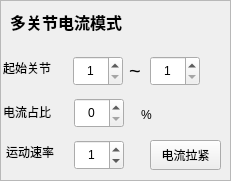
     <widget class="QFrame" name="frame_14">
      <property name="enabled">
       <bool>true</bool>
      </property>
      <property name="geometry">
       <rect>
        <x>1</x>
        <y>1</y>
        <width>231</width>
        <height>181</height>
       </rect>
      </property>
      <property name="frameShape">
       <enum>QFrame::Shape::StyledPanel</enum>
      </property>
      <property name="frameShadow">
       <enum>QFrame::Shadow::Raised</enum>
      </property>
      <widget class="QSpinBox" name="Cur_SecStartNum_spinBox">
       <property name="enabled">
        <bool>true</bool>
       </property>
       <property name="geometry">
        <rect>
         <x>73</x>
         <y>56</y>
         <width>50</width>
         <height>30</height>
        </rect>
       </property>
       <property name="sizePolicy">
        <sizepolicy hsizetype="Maximum" vsizetype="Fixed">
         <horstretch>0</horstretch>
         <verstretch>0</verstretch>
        </sizepolicy>
       </property>
       <property name="minimumSize">
        <size>
         <width>0</width>
         <height>0</height>
        </size>
       </property>
       <property name="alignment">
        <set>Qt::AlignmentFlag::AlignCenter</set>
       </property>
       <property name="minimum">
        <number>1</number>
       </property>
       <property name="maximum">
        <number>3</number>
       </property>
      </widget>
      <widget class="QSpinBox" name="Cur_SecEndNum_spinBox">
       <property name="enabled">
        <bool>true</bool>
       </property>
       <property name="geometry">
        <rect>
         <x>150</x>
         <y>56</y>
         <width>50</width>
         <height>30</height>
        </rect>
       </property>
       <property name="sizePolicy">
        <sizepolicy hsizetype="Maximum" vsizetype="Fixed">
         <horstretch>0</horstretch>
         <verstretch>0</verstretch>
        </sizepolicy>
       </property>
       <property name="minimumSize">
        <size>
         <width>0</width>
         <height>0</height>
        </size>
       </property>
       <property name="alignment">
        <set>Qt::AlignmentFlag::AlignCenter</set>
       </property>
       <property name="minimum">
        <number>1</number>
       </property>
       <property name="maximum">
        <number>3</number>
       </property>
      </widget>
      <widget class="QLabel" name="label_42">
       <property name="enabled">
        <bool>true</bool>
       </property>
       <property name="geometry">
        <rect>
         <x>129</x>
         <y>62</y>
         <width>21</width>
         <height>17</height>
        </rect>
       </property>
       <property name="font">
        <font>
         <pointsize>15</pointsize>
        </font>
       </property>
       <property name="text">
        <string>~</string>
       </property>
      </widget>
      <widget class="QLabel" name="label_134">
       <property name="enabled">
        <bool>true</bool>
       </property>
       <property name="geometry">
        <rect>
         <x>3</x>
         <y>56</y>
         <width>60</width>
         <height>23</height>
        </rect>
       </property>
       <property name="text">
        <string>起始关节</string>
       </property>
      </widget>
      <widget class="QLabel" name="label_135">
       <property name="enabled">
        <bool>true</bool>
       </property>
       <property name="geometry">
        <rect>
         <x>10</x>
         <y>10</y>
         <width>181</width>
         <height>24</height>
        </rect>
       </property>
       <property name="font">
        <font>
         <pointsize>12</pointsize>
         <bold>true</bold>
        </font>
       </property>
       <property name="text">
        <string>多关节电流模式</string>
       </property>
       <property name="alignment">
        <set>Qt::AlignmentFlag::AlignLeading|Qt::AlignmentFlag::AlignLeft|Qt::AlignmentFlag::AlignVCenter</set>
       </property>
      </widget>
      <widget class="QPushButton" name="MultiMotor_Current_pushButton">
       <property name="enabled">
        <bool>true</bool>
       </property>
       <property name="geometry">
        <rect>
         <x>150</x>
         <y>140</y>
         <width>71</width>
         <height>30</height>
        </rect>
       </property>
       <property name="text">
        <string>电流拉紧</string>
       </property>
       <property name="checkable">
        <bool>true</bool>
       </property>
      </widget>
      <widget class="QLabel" name="label_136">
       <property name="enabled">
        <bool>true</bool>
       </property>
       <property name="geometry">
        <rect>
         <x>3</x>
         <y>100</y>
         <width>60</width>
         <height>23</height>
        </rect>
       </property>
       <property name="text">
        <string>电流占比</string>
       </property>
      </widget>
      <widget class="QSpinBox" name="cur_level_SpinBox">
       <property name="enabled">
        <bool>true</bool>
       </property>
       <property name="geometry">
        <rect>
         <x>74</x>
         <y>98</y>
         <width>50</width>
         <height>30</height>
        </rect>
       </property>
       <property name="sizePolicy">
        <sizepolicy hsizetype="Maximum" vsizetype="Fixed">
         <horstretch>0</horstretch>
         <verstretch>0</verstretch>
        </sizepolicy>
       </property>
       <property name="minimumSize">
        <size>
         <width>0</width>
         <height>0</height>
        </size>
       </property>
       <property name="alignment">
        <set>Qt::AlignmentFlag::AlignCenter</set>
       </property>
       <property name="maximum">
        <number>100</number>
       </property>
       <property name="singleStep">
        <number>10</number>
       </property>
      </widget>
      <widget class="QLabel" name="label_137">
       <property name="enabled">
        <bool>true</bool>
       </property>
       <property name="geometry">
        <rect>
         <x>6</x>
         <y>140</y>
         <width>61</width>
         <height>23</height>
        </rect>
       </property>
       <property name="text">
        <string>运动速率</string>
       </property>
      </widget>
      <widget class="QSpinBox" name="cur_moveLevel_SpinBox_2">
       <property name="enabled">
        <bool>true</bool>
       </property>
       <property name="geometry">
        <rect>
         <x>74</x>
         <y>140</y>
         <width>50</width>
         <height>30</height>
        </rect>
       </property>
       <property name="sizePolicy">
        <sizepolicy hsizetype="Maximum" vsizetype="Fixed">
         <horstretch>0</horstretch>
         <verstretch>0</verstretch>
        </sizepolicy>
       </property>
       <property name="minimumSize">
        <size>
         <width>0</width>
         <height>0</height>
        </size>
       </property>
       <property name="alignment">
        <set>Qt::AlignmentFlag::AlignCenter</set>
       </property>
       <property name="maximum">
        <number>4</number>
       </property>
       <property name="singleStep">
        <number>1</number>
       </property>
       <property name="value">
        <number>1</number>
       </property>
      </widget>
      <widget class="QLabel" name="label_45">
       <property name="geometry">
        <rect>
         <x>141</x>
         <y>106</y>
         <width>21</width>
         <height>17</height>
        </rect>
       </property>
       <property name="text">
        <string>%</string>
       </property>
      </widget>
     </widget>
